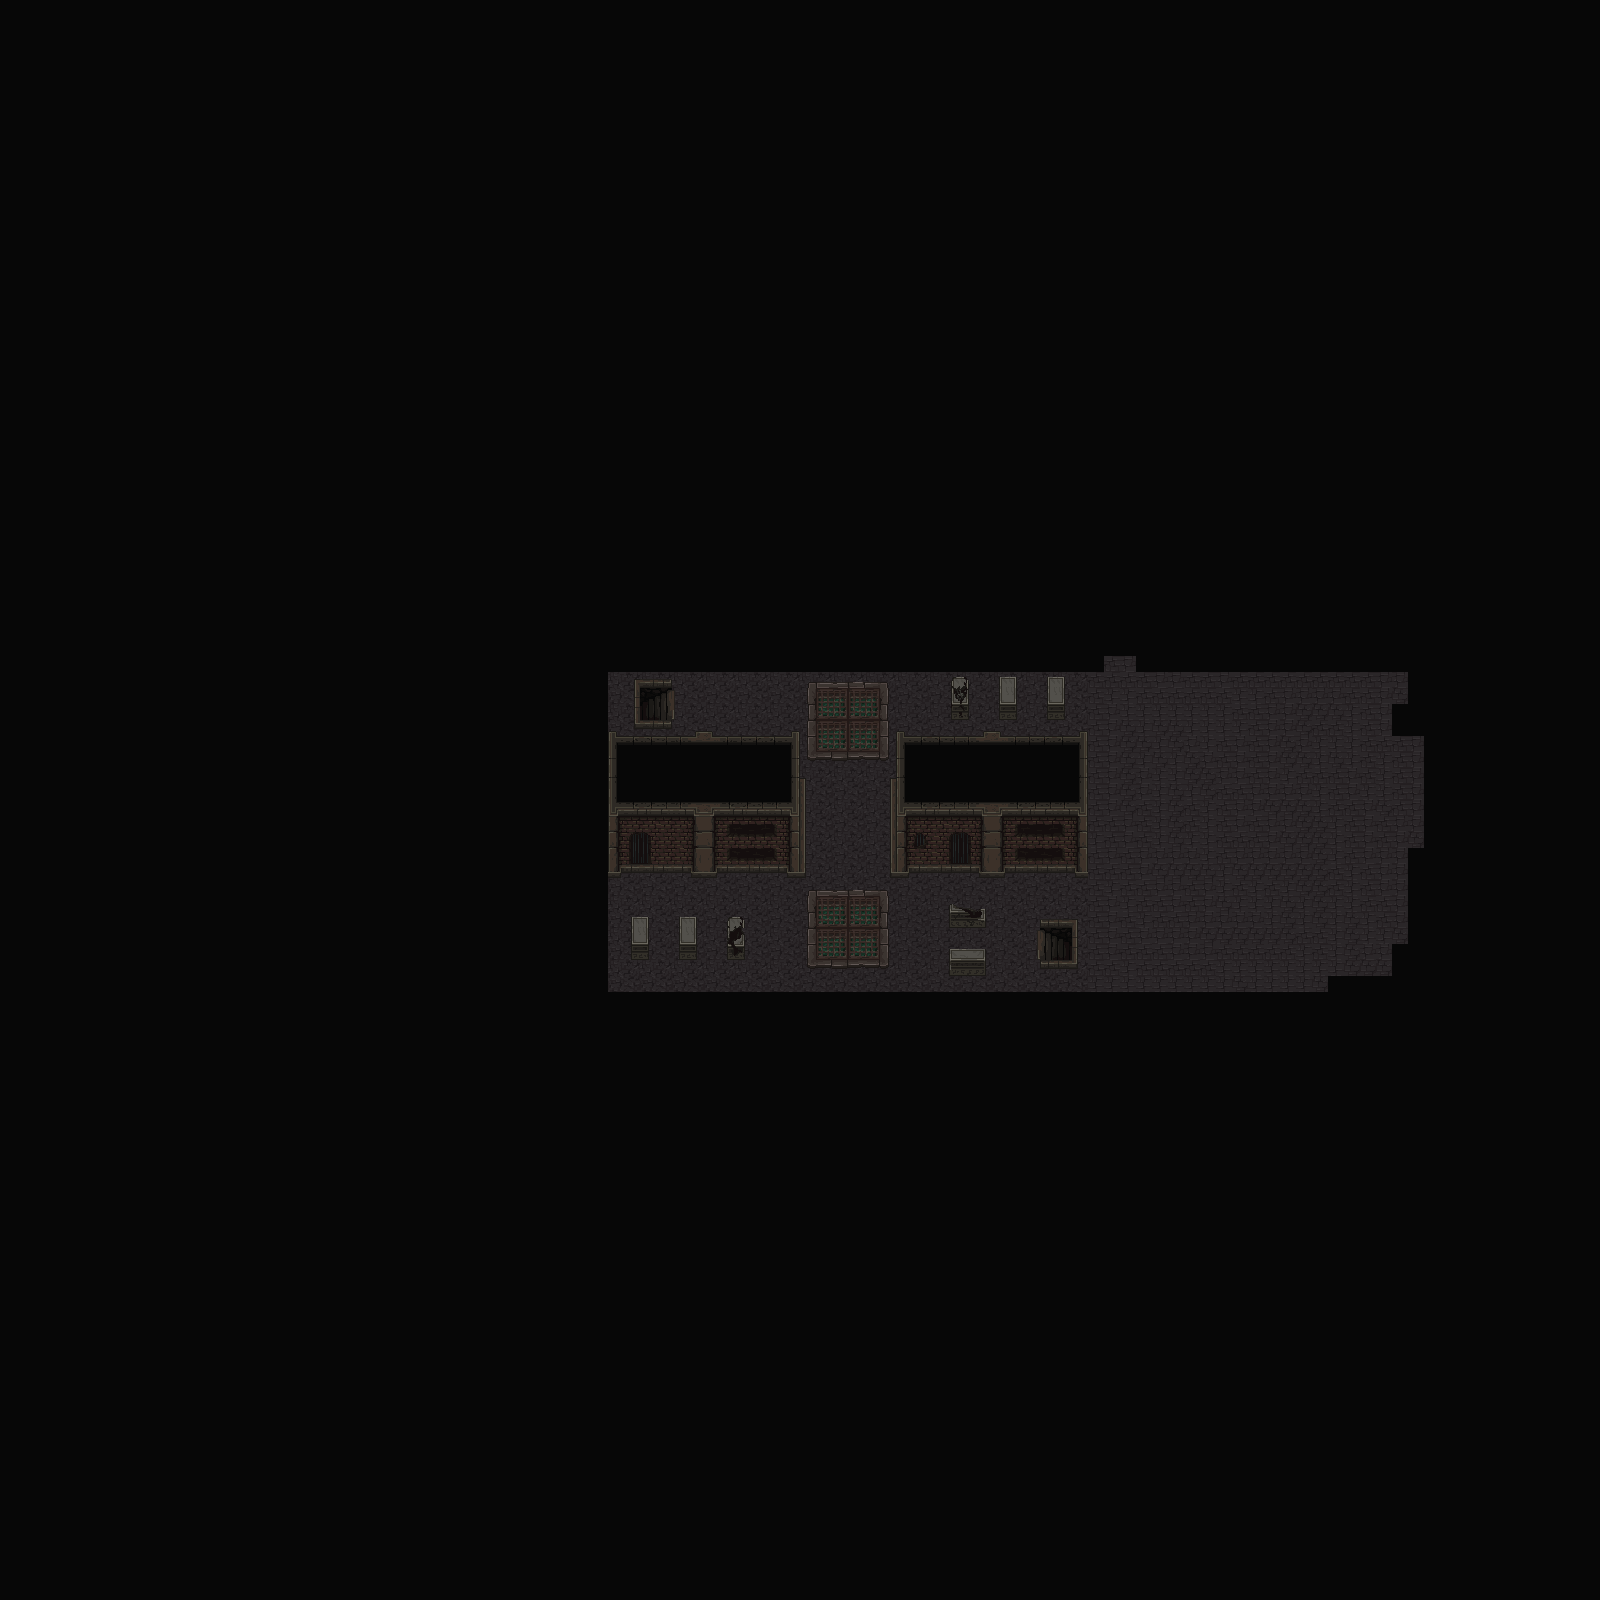

This game map was drawn from its Tiled (.tmx) file and the tilesets committed beside it. A one-line description and the trimmed map source follow:
An orthogonal 100x100 tile map with 16x16 px tiles, 6 tile layers (background, floor, floor_decoration, walls, ...), 2 tilesets and 19 objects (3x ConsumableItem, 2x monster_spawn, 2x player_spawn, 2x campfire).

<map version="1.10" tiledversion="1.11.0" orientation="orthogonal" renderorder="right-down" width="100" height="100" tilewidth="16" tileheight="16" infinite="0" nextlayerid="14" nextobjectid="147">
 <tileset firstgid="1" source="RF_Catacombs_v1.0/mainlevbuild.tsx" />
 <tileset firstgid="2561" source="RF_Catacombs_v1.0/decorative.tsx" />
 <layer id="2" name="background" width="100" height="100">
  <data>[10000 cells, 10000 non-empty, 1 distinct tile ids]</data>
 </layer>
 <layer id="3" name="floor" width="100" height="100">
  <data>[10000 cells, 1000 non-empty, 8 distinct tile ids]</data>
 </layer>
 <layer id="4" name="floor_decoration" width="100" height="100">
  <data>[10000 cells, 110 non-empty, 62 distinct tile ids]</data>
 </layer>
 <layer id="5" name="walls" width="100" height="100">
  <data>[10000 cells, 192 non-empty, 108 distinct tile ids]</data>
 </layer>
 <objectgroup id="8" name="monsters">
  <object id="136" name="ClamMonster" type="monster_spawn" x="847" y="839.5">
   <point />
  </object>
  <object id="146" name="ClamBoss" type="monster_spawn" x="1162.67" y="1151.33">
   <point />
  </object>
 </objectgroup>
 <layer id="11" name="foreground_layer" width="100" height="100">
  <data>[10000 cells, 84 non-empty, 40 distinct tile ids]</data>
 </layer>
 <layer id="10" name="obstacles" width="100" height="100">
  <data>[10000 cells, 30 non-empty, 18 distinct tile ids]</data>
 </layer>
 <objectgroup id="6" name="player">
  <object id="135" name="player_spawn" x="1164" y="899.5">
   <point />
  </object>
  <object id="145" name="player_spawn" x="1360.15" y="650.273">
   <point />
  </object>
 </objectgroup>
 <objectgroup id="9" name="wall_collisions">
  <object id="89" x="896" y="736" width="192" height="144" />
  <object id="90" x="608" y="736" width="192" height="144" />
  <object id="91" x="952" y="676.75" width="16" height="27" />
  <object id="92" x="999.375" y="677" width="17.25" height="28" />
  <object id="93" x="1047.06" y="677" width="17.625" height="28.1875" />
  <object id="95" x="630.909" y="916.818" width="18.1818" height="27.6364" />
  <object id="96" x="678.909" y="916.818" width="17.7273" height="28.3636" />
  <object id="98" x="727.182" y="916.727" width="18" height="30" />
  <object id="99" x="949.063" y="903.813" width="37.0625" height="16.5625" />
  <object id="102" x="949.188" y="949" width="36.5" height="17.9375" />
 </objectgroup>
 <objectgroup id="13" name="campfires">
  <object id="134" name="campfire" x="1239.5" y="821.5">
   <point />
  </object>
  <object id="144" name="campfire" x="1042.67" y="509.333">
   <point />
  </object>
 </objectgroup>
 <objectgroup id="12" name="Items">
  <properties>
   <property name="spritePath" value="heal_potion.png" />
  </properties>
  <object id="137" name="Heal Potion" type="ConsumableItem" x="1283" y="878.5">
   <properties>
    <property name="quantity" type="int" value="4" />
    <property name="spritePath" value="items/heal_potion.png" />
    <property name="statType" value="HP" />
    <property name="timing" type="float" value="0" />
    <property name="value" type="float" value="2" />
   </properties>
   <point />
  </object>
  <object id="138" name="Speed Potion" type="ConsumableItem" x="1240.5" y="899">
   <properties>
    <property name="quantity" type="int" value="4" />
    <property name="spritePath" value="items/speed_potion.png" />
    <property name="statType" value="Speed" />
    <property name="timing" type="float" value="10" />
    <property name="value" type="float" value="300" />
   </properties>
   <point />
  </object>
  <object id="139" name="Max Heal Potion" type="ConsumableItem" x="1168.5" y="789">
   <properties>
    <property name="quantity" type="int" value="2" />
    <property name="spritePath" value="items/max_heal_potion.png" />
    <property name="statType" value="MaxHP" />
    <property name="timing" type="float" value="10" />
    <property name="value" type="float" value="10" />
   </properties>
   <point />
  </object>
 </objectgroup>
</map>
